Frame 1 (no input): blank canvas, image omitted
Frame 60 (no input): blank canvas, image omitted
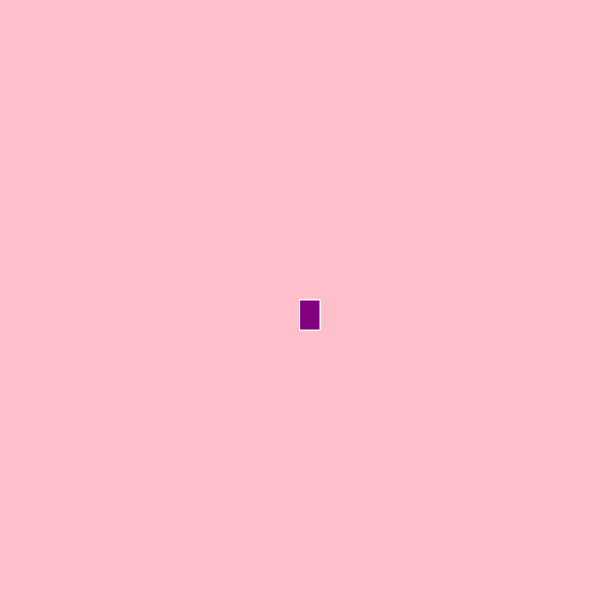
Frame 120 (the mouse pressed at the canvas centre since frame 60)

The p5.js sketch whose frames 1 and 60 were blank and that drew this single picture after the mouse press (run headless with seeded random() and noise() and a simulated clock; from frame 60 on, the mouse is pressed at the canvas centre):

// p5.js sketch
// ── sketch.js
function setup() {
  createCanvas(600,600);
  background("pink");
}

function draw(){

  stroke("white");
  fill("purple");
if(mouseIsPressed){
  rect(mouseX,mouseY,20,30);
}
}
